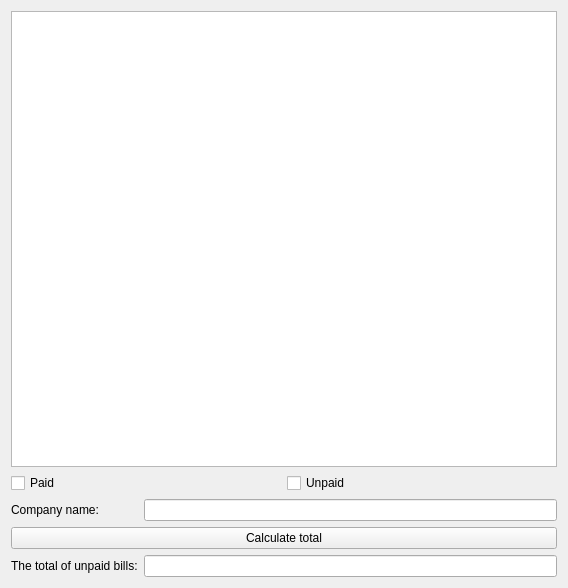
<?xml version="1.0" encoding="UTF-8"?>
<ui version="4.0">
 <class>GUI</class>
 <widget class="QWidget" name="GUI">
  <property name="geometry">
   <rect>
    <x>0</x>
    <y>0</y>
    <width>568</width>
    <height>588</height>
   </rect>
  </property>
  <property name="windowTitle">
   <string>GUI</string>
  </property>
  <layout class="QVBoxLayout" name="verticalLayout">
   <item>
    <widget class="QListWidget" name="billsListWidget"/>
   </item>
   <item>
    <layout class="QHBoxLayout" name="horizontalLayout">
     <item>
      <widget class="QCheckBox" name="paidCheckbox">
       <property name="text">
        <string>Paid</string>
       </property>
      </widget>
     </item>
     <item>
      <widget class="QCheckBox" name="unpaidCheckbox">
       <property name="text">
        <string>Unpaid</string>
       </property>
      </widget>
     </item>
    </layout>
   </item>
   <item>
    <layout class="QGridLayout" name="gridLayout">
     <item row="2" column="0" colspan="2">
      <widget class="QLabel" name="label_2">
       <property name="text">
        <string>The total of unpaid bills:</string>
       </property>
      </widget>
     </item>
     <item row="1" column="0" colspan="3">
      <widget class="QPushButton" name="calculateButton">
       <property name="text">
        <string>Calculate total</string>
       </property>
      </widget>
     </item>
     <item row="2" column="2">
      <widget class="QLineEdit" name="unpaidBillsLineEdit"/>
     </item>
     <item row="0" column="2">
      <widget class="QLineEdit" name="userCompanyNameLineEdit"/>
     </item>
     <item row="0" column="0" colspan="2">
      <widget class="QLabel" name="label">
       <property name="text">
        <string>Company name:</string>
       </property>
      </widget>
     </item>
    </layout>
   </item>
  </layout>
 </widget>
 <resources/>
 <connections>
  <connection>
   <sender>paidCheckbox</sender>
   <signal>clicked()</signal>
   <receiver>GUI</receiver>
   <slot>showPaid()</slot>
   <hints>
    <hint type="sourcelabel">
     <x>28</x>
     <y>459</y>
    </hint>
    <hint type="destinationlabel">
     <x>5</x>
     <y>510</y>
    </hint>
   </hints>
  </connection>
  <connection>
   <sender>unpaidCheckbox</sender>
   <signal>clicked()</signal>
   <receiver>GUI</receiver>
   <slot>showUnpaied()</slot>
   <hints>
    <hint type="sourcelabel">
     <x>549</x>
     <y>453</y>
    </hint>
    <hint type="destinationlabel">
     <x>562</x>
     <y>453</y>
    </hint>
   </hints>
  </connection>
 </connections>
 <slots>
  <slot>showPaid()</slot>
  <slot>showUnpaied()</slot>
 </slots>
</ui>
